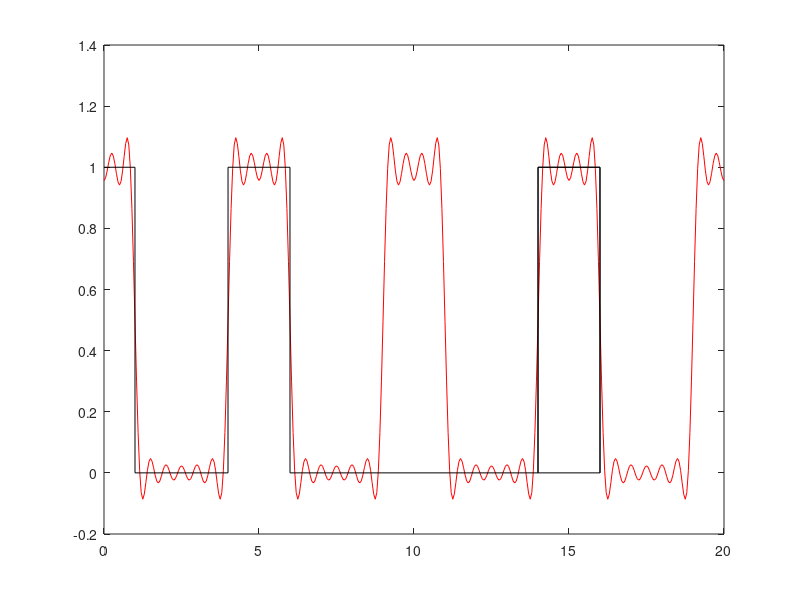

MATLAB code to generate this figure:
 tMax = 20; % 4 periods
 t = 0:0.05:tMax; 
 nMax = 10; % order of the fourier series.
 y = 2/5; %signal offset
 for n = 1:nMax
     y = y+2*sin(2*pi*n/5)*cos(2*pi*n*t/5)/n/pi; % sum all contributions
 end
 figure;
 plot(t,y,'r');
 hold on;
 %Rectangular wave by looking at the function.
 t0 = [0,0.999,1]; % first half wave
 x0 = [1,1,0]; 
 nPeriods = 4
 t1 = [4,4.001,5.999,6];
 t = [t0,t1];
 x1 = [0 1 1 0];
 x = [x0,x1];
 for periodI = 3:nPeriods % first two periods by hand
     t = [t,t1+5*(nPeriods-2)];
     x = [x,x1];
 end
 plot(t,x,'k');
